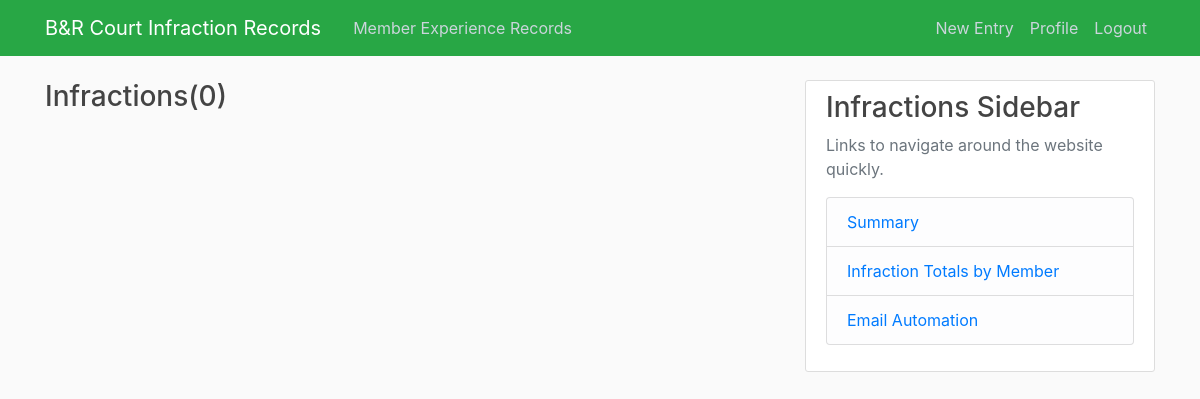
Page /courtinfractions/summary/name/4073 (signed in) on the earlier database version.
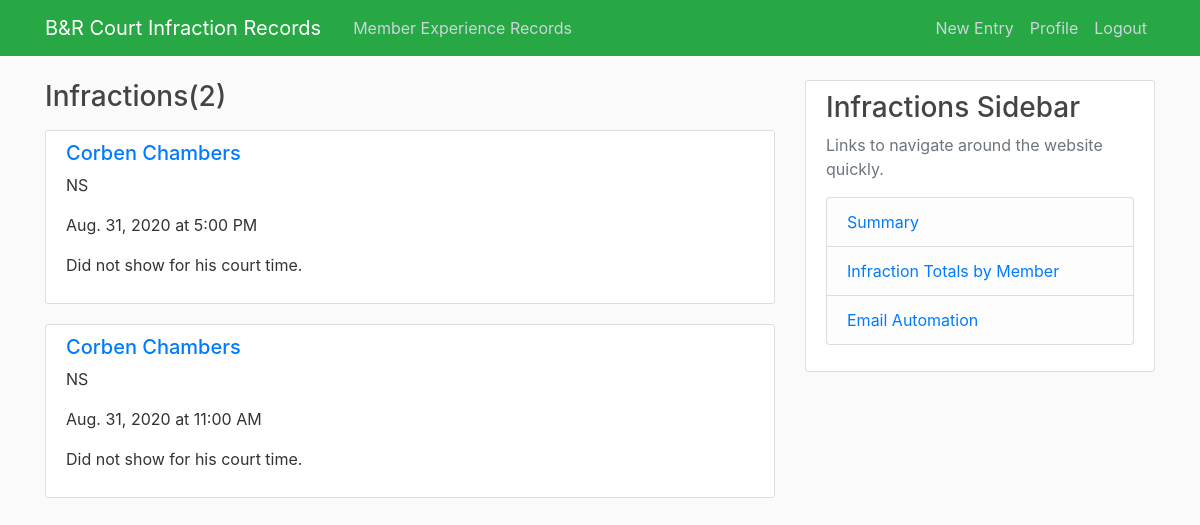
Same page on the later database version.
### courtinfractions/models.py (models this page shows, shortened)
class courtInf(models.Model):
    codeInf=[
        ('LC1', 'Late Cancel'),
        ('NS1', 'No Show'),
        ('SD1', 'Singles to Doubles'),
        ('GN1', 'Guest Name'),
        ('OTH', 'Other (Please specify in notes)'),
    ]
    codeTime=[
        ('5:40 AM', '5:40 AM'),
        ('6:00 AM', '6:00 AM'),
        ('6:20 AM', '6:20 AM'),
        ('7:00 AM', '7:00 AM'),
        ('7:40 AM', '7:40 AM'),
        ('8:00 AM', '8:00 AM'),
        ('8:20 AM', '8:20 AM'),
        ('9:00 AM', '9:00 AM'),
        ('9:40 AM', '9:40 AM'),
        ('10:00 AM', '10:00 AM'),
        ('10:20 AM', '10:20 AM'),
        ('11:00 AM', '11:00 AM'),
        ('11:40 AM', '11:40 AM'),
        ('12:00 PM', '12:00 PM'),
        ('12:15 PM', '12:15 PM'),
        ('12:20 PM', '12:20 PM'),
        ('1:00 PM', '1:00 PM'),
        ('1:15 PM', '1:15 PM'),
        ('1:40 PM', '1:40 PM'),
        ('2:00 PM', '2:00 PM'),
        ('2:15 PM', '2:15 PM'),
        ('2:20 PM', '2:20 PM'),
        ('3:00 PM', '3:00 PM'),
        ('3:30 PM', '3:30 PM'),
        ('3:40 PM', '3:40 PM'),
        ('4:00 PM', '4:00 PM'),
        ('4:20 PM', '4:20 PM'),
        ('4:30 PM', '4:30 PM'),
        ('5:00 PM', '5:00 PM'),
        ('5:30 PM', '5:30 PM'),
        ('5:40 PM', '5:40 PM'),
        ('6:00 PM', '6:00 PM'),
        ('6:20 PM', '6:20 PM'),
        ('6:30 PM', '6:30 PM'),
        ('7:00 PM', '7:00 PM'),
        ('7:30 PM', '7:30 PM'),
        ('7:40 PM', '7:40 PM'),
        ('8:00 PM', '8:00 PM'),
        ('8:20 PM', '8:20 PM'),
        ('8:30 PM', '8:30 PM'),
        ('9:00 PM', '9:00 PM'),
        ('9:30 PM', '9:30 PM'),
        ('9:40 PM', '9:40 PM'),
        ]
    sport = models.CharField(max_length=10)
    name = models.ForeignKey(contactInfo, on_delete=models.PROTECT)
    infraction = models.CharField(max_length=3, choices=codeInf)
    date = models.DateField(default=timezone.now)
    courtTime = models.CharField(max_length=8, choices=codeTime)
    notes = models.TextField(blank=True)
    date_created = models.DateTimeField(default=timezone.now)
    author = models.ForeignKey(User, on_delete=models.PROTECT)

class contactInfo(models.Model):
    memberName = models.CharField(max_length=200)
    email = models.CharField(max_length=254)
    def __str__(self):
        return self.memberName

### courtinfractions/views.py (the view)
# urls.py: path('summary/name/<str:name_id>', CIMemberListView.as_view(), name='CI-member'),
class CIMemberListView(LoginRequiredMixin, ListView):
    model = courtInf
    template_name = 'courtinfractions/member_records.html'
    context_object_name = 'records'
    paginate_by = 5
    def get_queryset(self):
        return courtInf.objects.filter(name_id=self.kwargs.get('name_id')).order_by('-date_created')

### courtinfractions/Templates/courtinfractions/member_records.html (shortened to what this page needs)
{% extends 'courtinfractions/base.html' %}
{% block content %}
    <h3 class="mb-3">Infractions({{ page_obj.paginator.count }})</h3>
    {% for record in records %}
        <article class="media content-section">
          <div class="media-body">
            <h5><a class="article-content" href="{% url 'CI-record' record.id %}">{{ record.name }}</a></h5>
            <p>{{ record.infraction.0 }}{{ record.infraction.1 }}</p>
            <p class="article-content">{{ record.date }} at {{ record.courtTime }}</p>
            <p class="article-content">{{ record.notes }}</p>
          </div>
        </article>
    {% endfor %}
{% endblock content %}

Differences in the rows shown:
added courtInf: name "Corben Chambers", infraction.0 "N", infraction.1 "S", date "Aug. 31, 2020", courtTime "5:00 PM", notes "Did not show for his court time."
added courtInf: name "Corben Chambers", infraction.0 "N", infraction.1 "S", date "Aug. 31, 2020", courtTime "11:00 AM", notes "Did not show for his court time."
Other differences:
{{ page_obj.paginator.count }}: "0" → "2"
